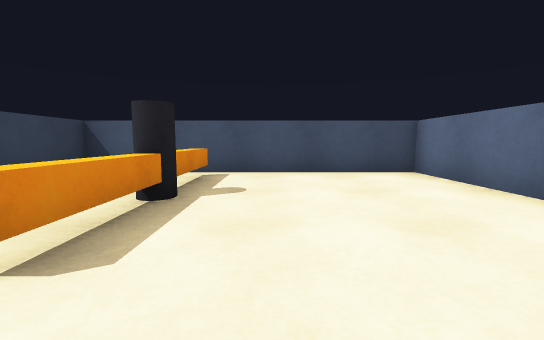
[1] (above)

24 first-person views from a walk through a Unity game level. The camera is 0.72 m above the floor, tilts 6° down and sees 90° across. The floor is counted in squares, 1 m on a side. Each view is taken from the middle of a square. On the plan, view 1 faces up. The plan holds only what a view shows up to about 9 squares ahead; the rest is blank. The player is left out.

[2]
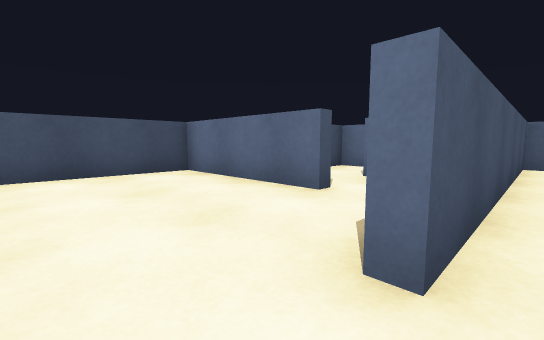

[3]
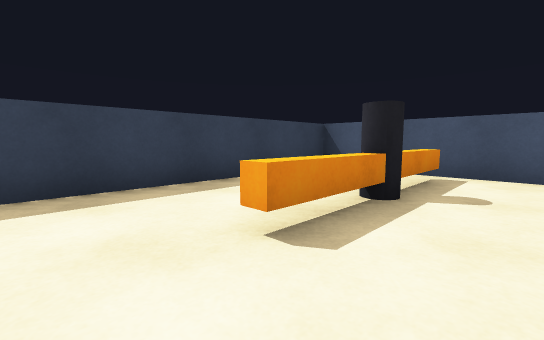

[4]
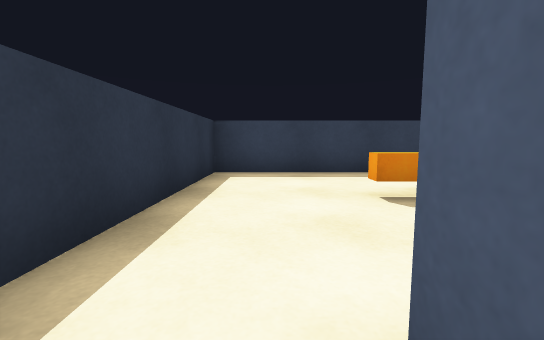

[5]
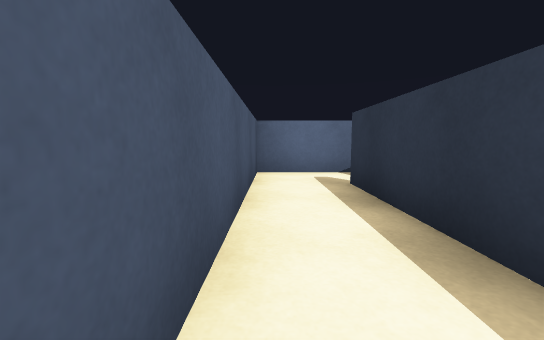

[6]
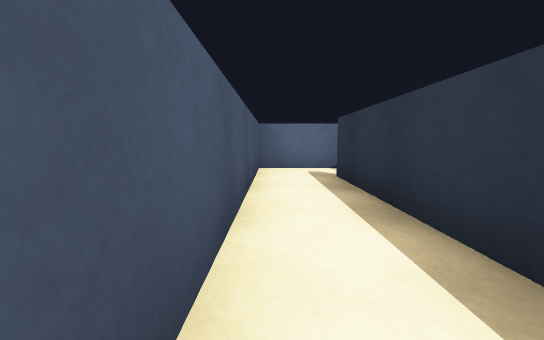

[7]
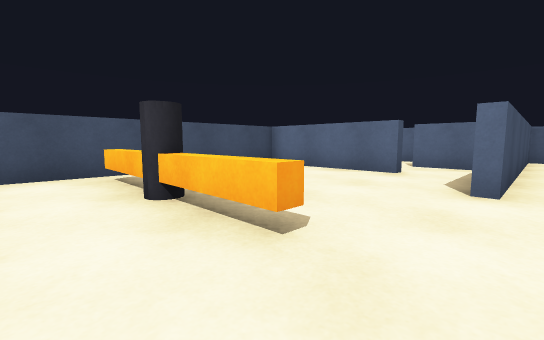

[8]
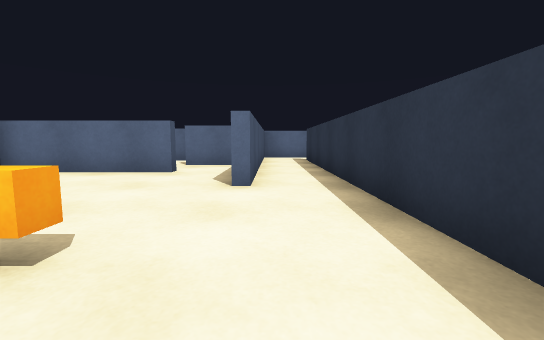

[9]
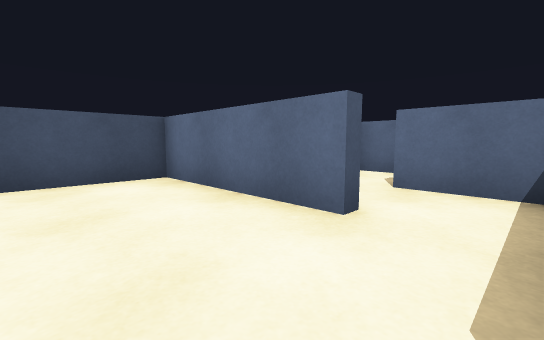

[10]
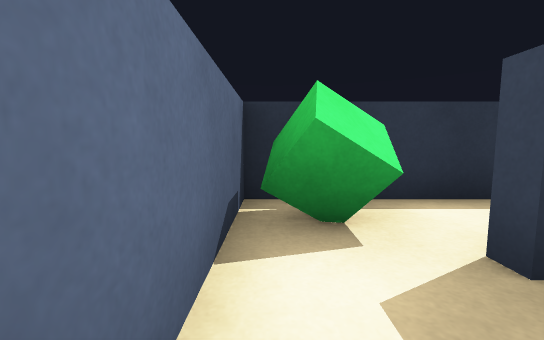

[11]
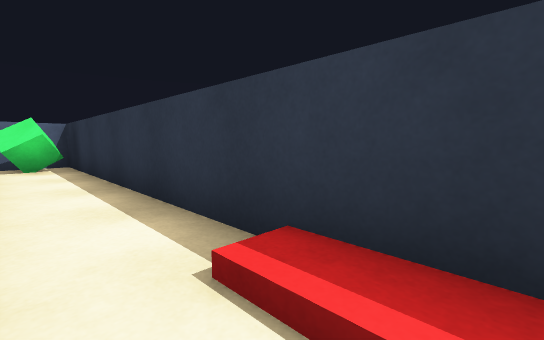

[12]
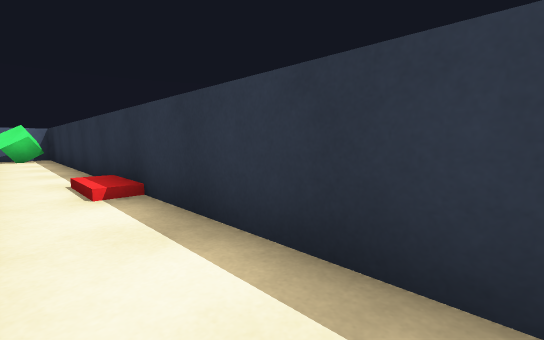

[13]
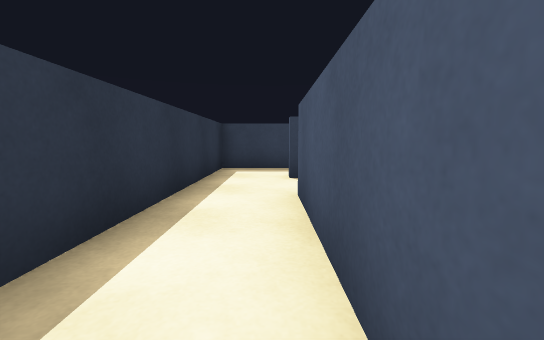

[14]
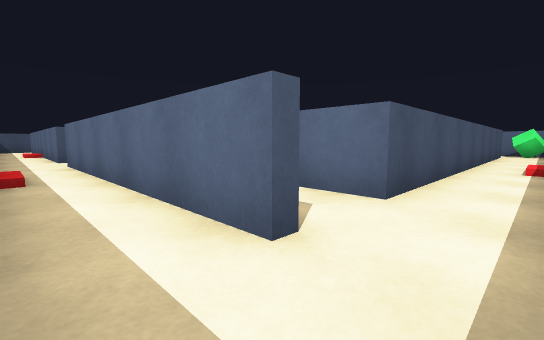

[15]
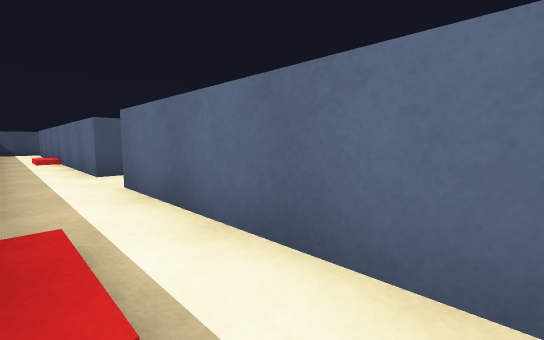

[16]
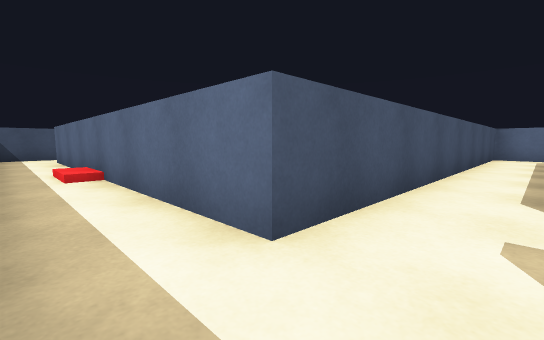

[17]
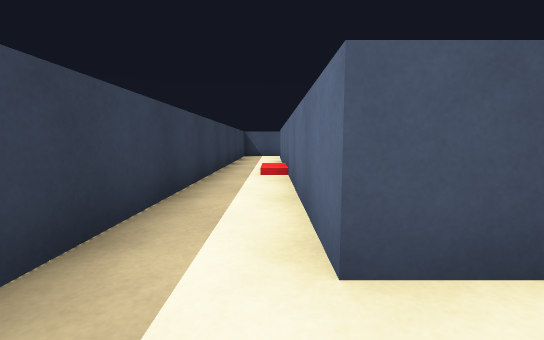

[18]
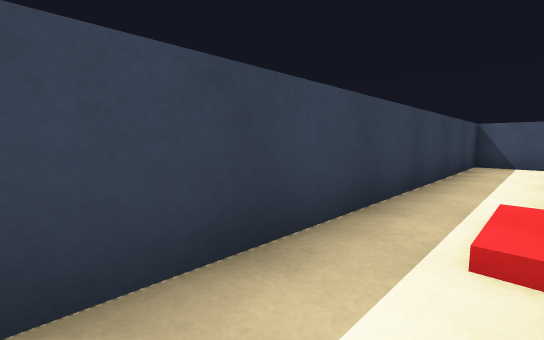

[19]
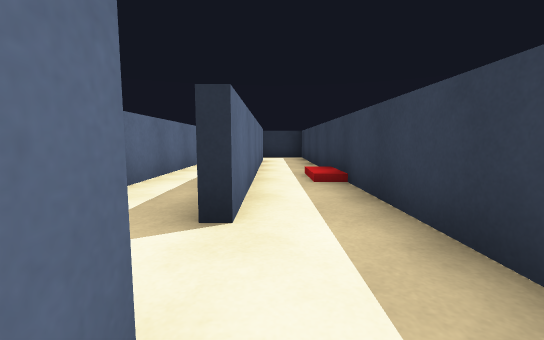

[20]
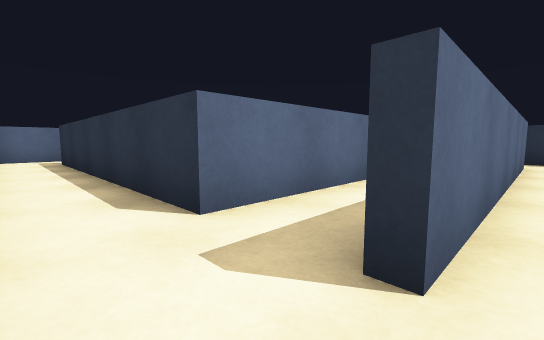

[21]
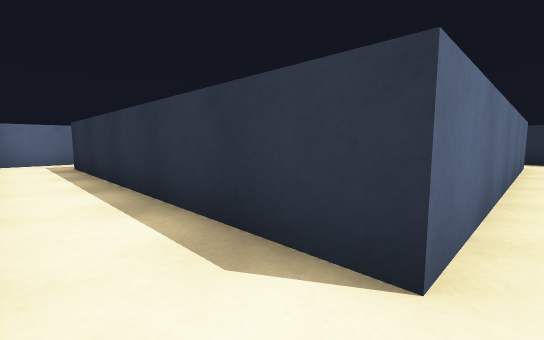

[22]
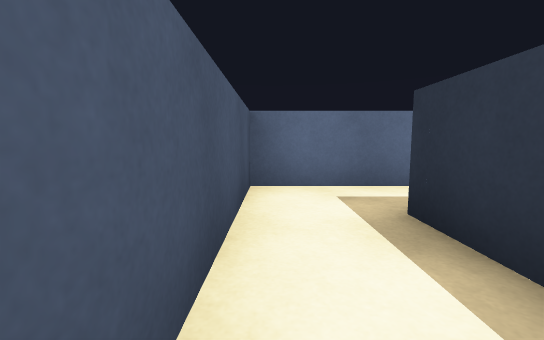

[23]
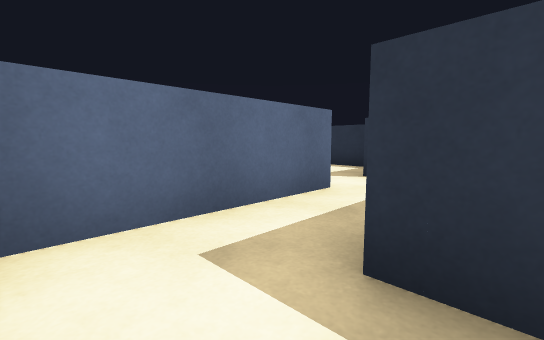

[24]
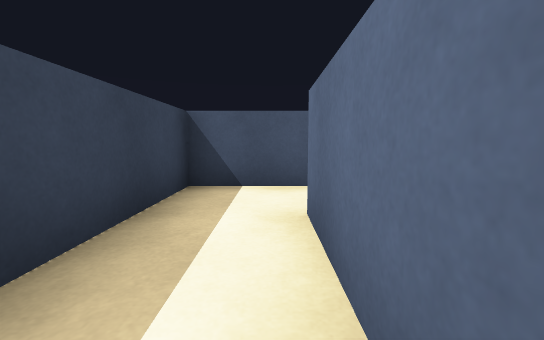

### Floor plan
Ten units are one square. View 1 is at (0, 0); x grows to the right and y downward. Boxes are objects, and circles mark ways between rooms. Rooms are numbered by the first view taken in them; rooms with no view inside come last. Other rooms are left out.
<svg viewBox="-88 -209 188 249">
<path fill="none" stroke="#000" d="M38 -23 34 -23 34 -63 -43 -63 -43 14 76 14M93 -3 14 -3 14 -8M35 16 -47 16M76 14 76 18M-66 34 93 34 93 -3M-66 -83 -66 -188M-83 15 -83 34 -66 34M-62 16 -66 16 -66 -66M-64 -204 -83 -204 -83 0M-66 -66 -62 -66M-46 -83 -66 -83M-47 16 -47 -66M53 -42 53 -83 -46 -83M-47 -66 38 -66M74 -34 74 -43 68 -43M53 -9 53 -28M66 -6 78 -6"/>
<rect x="-25" y="-55" width="20" height="40" fill="#bbb"><title>other object</title></rect>
<rect x="75" y="15" width="20" height="20" fill="#bbb"><title>other object</title></rect>
<circle cx="85" cy="10" r="3" fill="#2a7"/>
<circle cx="40" cy="-20" r="3" fill="#2a7"/>
<circle cx="-60" cy="25" r="3" fill="#2a7"/>
<circle cx="-50" cy="20" r="3" fill="#2a7"/>
<circle cx="-60" cy="-75" r="3" fill="#2a7"/>
<circle cx="-40" cy="-80" r="3" fill="#2a7"/>
<circle cx="50" cy="-40" r="3" fill="#2a7"/>
<text x="10" y="-30">1</text>
<text x="20" y="20">2</text>
<text x="-80" y="-90">3</text>
<text x="-50" y="-40">4</text>
<text x="20" y="-80">5</text>
<text x="60" y="-30">6</text>
</svg>
Room 1 opens to room 2. Room 1 opens to room 6. Room 2 opens to room 3. Room 2 opens to room 4. Room 3 opens to room 4. Room 4 opens to room 5. Room 5 opens to room 6.

Where each view was taken, in squares from view 1:
view 1: 0 up, 0 right, facing up
view 2: 0 up, 0 right, facing up-right
view 3: 0 up, 0 right, facing up-left
view 4: 0 up, 2 right, facing left
view 5: 0 up, 3 right, facing right
view 6: 0 up, 2 right, facing right
view 7: 0 up, 3 left, facing up-right
view 8: 0 up, 3 left, facing right
view 9: 1 up, 1 right, facing up-right
view 10: 0 up, 9 right, facing down
view 11: 2 down, 0 right, facing down-right
view 12: 2 down, 4 left, facing down-right
view 13: 2 down, 1 left, facing left
view 14: 3 down, 8 left, facing up-right
view 15: 2 up, 8 left, facing up-right
view 16: 7 up, 8 left, facing up-right
view 17: 7 up, 7 left, facing up
view 18: 11 up, 7 left, facing up-left
view 19: 9 up, 7 left, facing down
view 20: 8 up, 7 left, facing down-right
view 21: 8 up, 5 left, facing down-right
view 22: 8 up, 1 right, facing right
view 23: 8 up, 3 right, facing down-right
view 24: 16 up, 7 left, facing up
